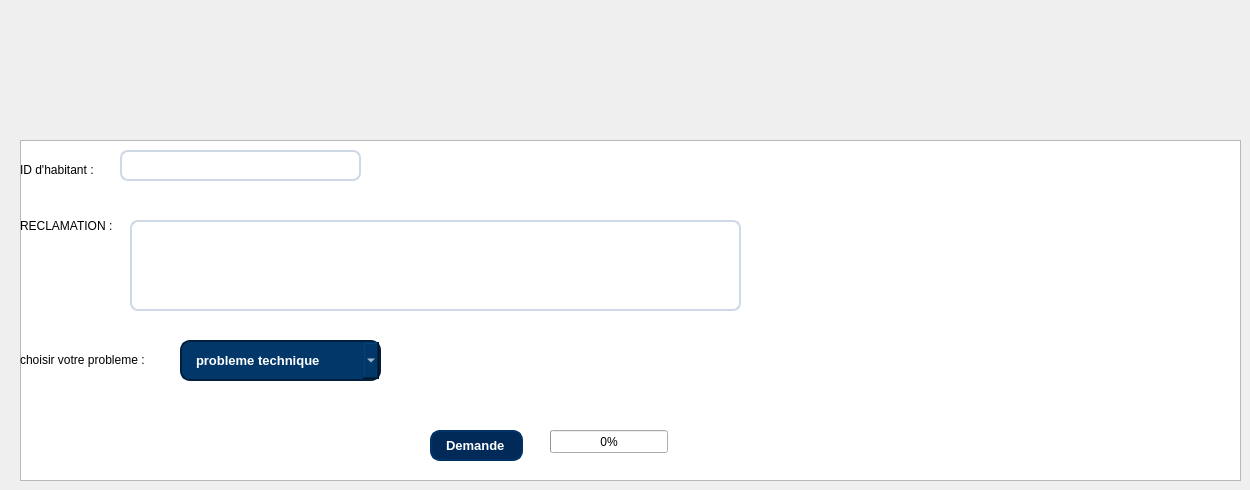
      <widget class="QWidget" name="page_4">
       <widget class="QTableView" name="tableView_4">
        <property name="geometry">
         <rect>
          <x>20</x>
          <y>140</y>
          <width>1221</width>
          <height>341</height>
         </rect>
        </property>
       </widget>
       <widget class="QLabel" name="label_9">
        <property name="geometry">
         <rect>
          <x>20</x>
          <y>160</y>
          <width>111</width>
          <height>20</height>
         </rect>
        </property>
        <property name="styleSheet">
         <string notr="true">color: rgb(0, 0, 0);</string>
        </property>
        <property name="text">
         <string>ID d'habitant :</string>
        </property>
       </widget>
       <widget class="QLineEdit" name="IDdhabitant">
        <property name="geometry">
         <rect>
          <x>120</x>
          <y>150</y>
          <width>241</width>
          <height>31</height>
         </rect>
        </property>
        <property name="styleSheet">
         <string notr="true">QLineEdit {
    background-color: #ffffff;
    border: 1.5px solid #cfd9e6;
    border-radius: 8px;
    padding: 6px 10px;
    font-size: 13px;
    color: #0a1a2f;
    selection-background-color: #c7e0ff;
    selection-color: #000000;
}

/* Focused (when user clicks or types) */
QLineEdit:focus {
    border: 2px solid #0078d7;          /* Modern blue accent */
    background-color: #ffffff;
    outline: none;
}

/* Hover effect */
QLineEdit:hover {
    border: 1.5px solid #9bbadf;
}

/* Disabled (grayed-out field) */
QLineEdit:disabled {
    background-color: #f0f3f6;
    color: #8c8c8c;
    border: 1px solid #d0d6df;
}

/* Placeholder text style */
QLineEdit::placeholder {
    color: #a0a9b8;
    font-style: italic;
}

/* Optional subtle shadow for depth */
QLineEdit {
    box-shadow: 0 0 3px rgba(0, 0, 0, 0.1);
}</string>
        </property>
       </widget>
       <widget class="QLabel" name="label_20">
        <property name="geometry">
         <rect>
          <x>20</x>
          <y>210</y>
          <width>121</width>
          <height>31</height>
         </rect>
        </property>
        <property name="styleSheet">
         <string notr="true">color: rgb(0, 0, 0);</string>
        </property>
        <property name="text">
         <string>RECLAMATION :</string>
        </property>
       </widget>
       <widget class="QLineEdit" name="reclamation">
        <property name="geometry">
         <rect>
          <x>130</x>
          <y>220</y>
          <width>611</width>
          <height>91</height>
         </rect>
        </property>
        <property name="styleSheet">
         <string notr="true">QLineEdit {
    background-color: #ffffff;
    border: 1.5px solid #cfd9e6;
    border-radius: 8px;
    padding: 6px 10px;
    font-size: 13px;
    color: #0a1a2f;
    selection-background-color: #c7e0ff;
    selection-color: #000000;
}

/* Focused (when user clicks or types) */
QLineEdit:focus {
    border: 2px solid #0078d7;          /* Modern blue accent */
    background-color: #ffffff;
    outline: none;
}

/* Hover effect */
QLineEdit:hover {
    border: 1.5px solid #9bbadf;
}

/* Disabled (grayed-out field) */
QLineEdit:disabled {
    background-color: #f0f3f6;
    color: #8c8c8c;
    border: 1px solid #d0d6df;
}

/* Placeholder text style */
QLineEdit::placeholder {
    color: #a0a9b8;
    font-style: italic;
}

/* Optional subtle shadow for depth */
QLineEdit {
    box-shadow: 0 0 3px rgba(0, 0, 0, 0.1);
}</string>
        </property>
       </widget>
       <widget class="QLabel" name="label_34">
        <property name="geometry">
         <rect>
          <x>20</x>
          <y>350</y>
          <width>161</width>
          <height>20</height>
         </rect>
        </property>
        <property name="styleSheet">
         <string notr="true">color: rgb(0, 0, 0);</string>
        </property>
        <property name="text">
         <string>choisir votre probleme :</string>
        </property>
       </widget>
       <widget class="QComboBox" name="problemeH">
        <property name="geometry">
         <rect>
          <x>180</x>
          <y>340</y>
          <width>201</width>
          <height>41</height>
         </rect>
        </property>
        <property name="styleSheet">
         <string notr="true">
    background-color: #012a59;
    color: #ffffff;
    border: 2px solid #013366;
    border-radius: 10px;
    padding: 8px 14px;
    font-size: 13px;
    font-weight: 500;
    text-align: left;
    transition: all 0.3s ease-in-out;
    background-color: #024b8a;
    border-color: #025aa5;
    background-color: #013869;
    border-color: #011f3f;

</string>
        </property>
        <item>
         <property name="text">
          <string>probleme technique</string>
         </property>
        </item>
        <item>
         <property name="text">
          <string>probleme numerique</string>
         </property>
        </item>
        <item>
         <property name="text">
          <string>probleme civilaire</string>
         </property>
        </item>
        <item>
         <property name="text">
          <string>Logement et habitat</string>
         </property>
        </item>
        <item>
         <property name="text">
          <string>Environnement et propreté</string>
         </property>
        </item>
        <item>
         <property name="text">
          <string>Infrastructures</string>
         </property>
        </item>
        <item>
         <property name="text">
          <string>Nouvel élément</string>
         </property>
        </item>
        <item>
         <property name="text">
          <string>transport</string>
         </property>
        </item>
        <item>
         <property name="text">
          <string>Sécurité</string>
         </property>
        </item>
        <item>
         <property name="text">
          <string>Vie sociale</string>
         </property>
        </item>
        <item>
         <property name="text">
          <string>Éducation</string>
         </property>
        </item>
        <item>
         <property name="text">
          <string>bien-être</string>
         </property>
        </item>
       </widget>
       <widget class="QPushButton" name="DemandeH">
        <property name="geometry">
         <rect>
          <x>430</x>
          <y>430</y>
          <width>93</width>
          <height>31</height>
         </rect>
        </property>
        <property name="styleSheet">
         <string notr="true">/* ==== BUTTONS STYLE ==== */
QPushButton {
    background-color: #012a59;
    color: #ffffff;
    border: 2px solid #013366;
    border-radius: 10px;
    padding: 8px 14px;
    font-size: 13px;
    font-weight: 500;
    text-align: left;
    transition: all 0.3s ease-in-out;
}

QPushButton:hover {
    background-color: #024b8a;
    border-color: #025aa5;
}

QPushButton:pressed {
    background-color: #013869;
    border-color: #011f3f;
}
</string>
        </property>
        <property name="text">
         <string>Demande</string>
        </property>
       </widget>
       <widget class="QProgressBar" name="progressBar_6">
        <property name="geometry">
         <rect>
          <x>550</x>
          <y>430</y>
          <width>118</width>
          <height>23</height>
         </rect>
        </property>
        <property name="styleSheet">
         <string notr="true">QLineEdit {
    background-color: #ffffff;
    border: 1.5px solid #cfd9e6;
    border-radius: 8px;
    padding: 6px 10px;
    font-size: 13px;
    color: #0a1a2f;
    selection-background-color: #c7e0ff;
    selection-color: #000000;
}

/* Focused (when user clicks or types) */
QLineEdit:focus {
    border: 2px solid #0078d7;          /* Modern blue accent */
    background-color: #ffffff;
    outline: none;
}

/* Hover effect */
QLineEdit:hover {
    border: 1.5px solid #9bbadf;
}

/* Disabled (grayed-out field) */
QLineEdit:disabled {
    background-color: #f0f3f6;
    color: #8c8c8c;
    border: 1px solid #d0d6df;
}

/* Placeholder text style */
QLineEdit::placeholder {
    color: #a0a9b8;
    font-style: italic;
}

/* Optional subtle shadow for depth */
QLineEdit {
    box-shadow: 0 0 3px rgba(0, 0, 0, 0.1);
}</string>
        </property>
        <property name="value">
         <number>0</number>
        </property>
       </widget>
      </widget>
